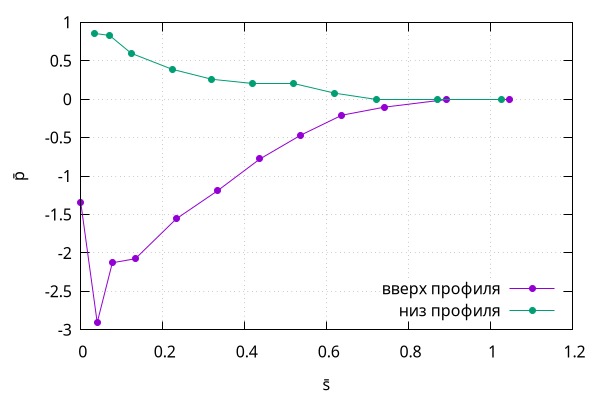

Generate this figure with gnuplot:
set xlabel "s̄"
set ylabel "p̄"
set grid
set terminal pngcairo size 600, 400
set output "a=20.png"
set key bottom right 
plot "a=201.dat" u 2:8 w lp pt 7 title "вверх профиля", "a=202.dat" u 2:8 w lp pt 7 title "низ профиля" 
